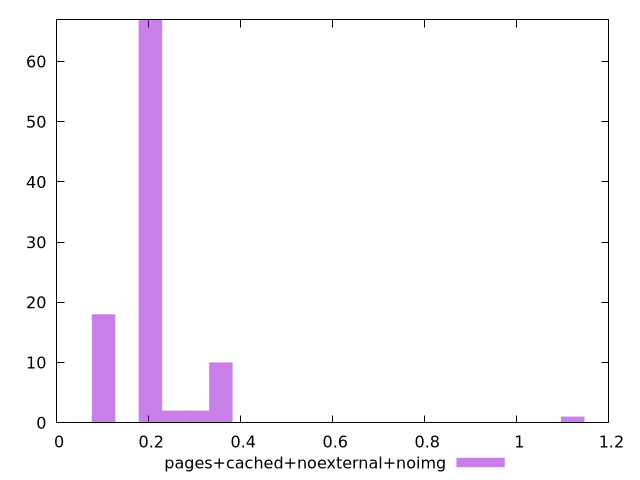

gnuplot code for this plot:
$_pagesCachedNoexternalNoimg <<EOF
0.20390540246699213 67
0.10195270123349606 18
0.30585810370048816 2
0.25488175308374017 2
0.3568344543172362 10
1.1214797135684567 1
EOF
set key outside below
set terminal pngcairo
set output "report_00005_2020-11-02T22-26-11.212Z/cumulative-layout-shift/pages+cached+noexternal+noimg//raw_hist.png"
set yrange [0:67]
set boxwidth 0.05097635061674803
set style fill transparent solid 0.5 noborder
plot $_pagesCachedNoexternalNoimg title "pages+cached+noexternal+noimg" with boxes ,
